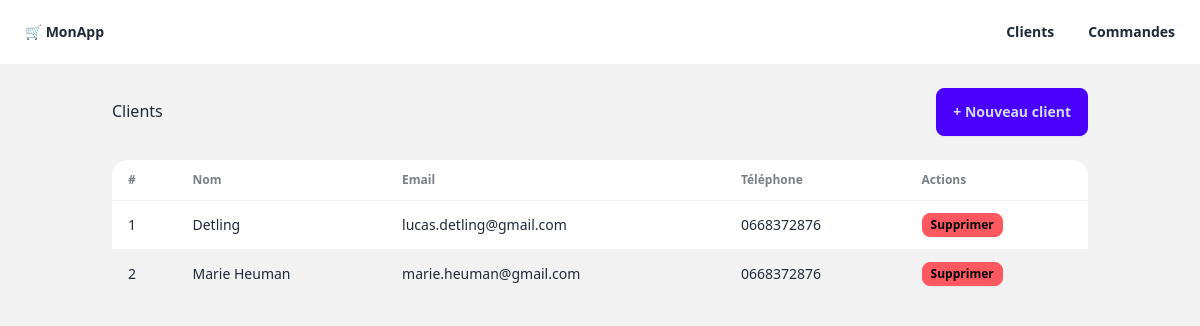
/clients/, run on the app's committed database.
### models/client.py (models this page shows, shortened)
class Client(Base):
    __tablename__ = "clients"
    id: Mapped[int] = mapped_column(primary_key=True)
    nom: Mapped[str] = mapped_column(String(100), nullable=False)
    email: Mapped[str] = mapped_column(String(150), unique=True, nullable=False)
    telephone: Mapped[Optional[str]] = mapped_column(String(20))
    adresse: Mapped[Optional[str]] = mapped_column(String(255))
    date_creation: Mapped[datetime] = mapped_column(server_default=func.now())
    commandes: Mapped[List["Commande"]] = relationship("Commande", back_populates="client")

### routes/clients.py (the view)
@router.get("/", response_class=HTMLResponse)
def liste_clients(request: Request, db: Session = Depends(get_db)):
    clients = client_service.get_all(db)
    return templates.TemplateResponse(
        request=request,
        name="clients/liste.html",
        context={"clients": clients}   # ← les variables du template ici
    )

### templates/clients/liste.html (shortened to what this page needs)
{% extends "base.html" %}
{% block content %}
<div class="flex justify-between items-center mb-6">
    <h1 class="text-3xl font-bold">Clients</h1>
    <button onclick="modal_client.showModal()" class="btn btn-primary">
        + Nouveau client
    </button>
</div>
<div id="liste-clients">
    {% if clients %}
    <div class="overflow-x-auto">
        <table class="table table-zebra bg-base-100 rounded-xl shadow">
            <thead>
                <tr>
                    <th>#</th>
                    <th>Nom</th>
                    <th>Email</th>
                    <th>Téléphone</th>
                    <th>Actions</th>
                </tr>
            </thead>
            <tbody>
                {% for client in clients %}
                <tr id="client-{{ client.id }}">
                    <td>{{ client.id }}</td>
                    <td class="font-medium">{{ client.nom }}</td>
                    <td>{{ client.email }}</td>
                    <td>{{ client.telephone or "—" }}</td>
                    <td>
                        <button class="btn btn-error btn-xs"
                                hx-delete="/clients/{{ client.id }}"
                                hx-target="#client-{{ client.id }}"
                                hx-swap="outerHTML"
                                hx-confirm="Supprimer {{ client.nom }} ?">
                            Supprimer
                        </button>
                    </td>
                </tr>
                {% endfor %}
            </tbody>
        </table>
    </div>
    {% else %}
    <div class="alert alert-info">
        <span>Aucun client pour l'instant. Ajoutez-en un !</span>
    </div>
    {% endif %}
</div>
{% endblock %}

### data on the page
Client: id "1", nom "Detling", email "lucas.detling@gmail.com", telephone "0668372876"
Client: id "2", nom "Marie Heuman", email "marie.heuman@gmail.com", telephone "0668372876"
